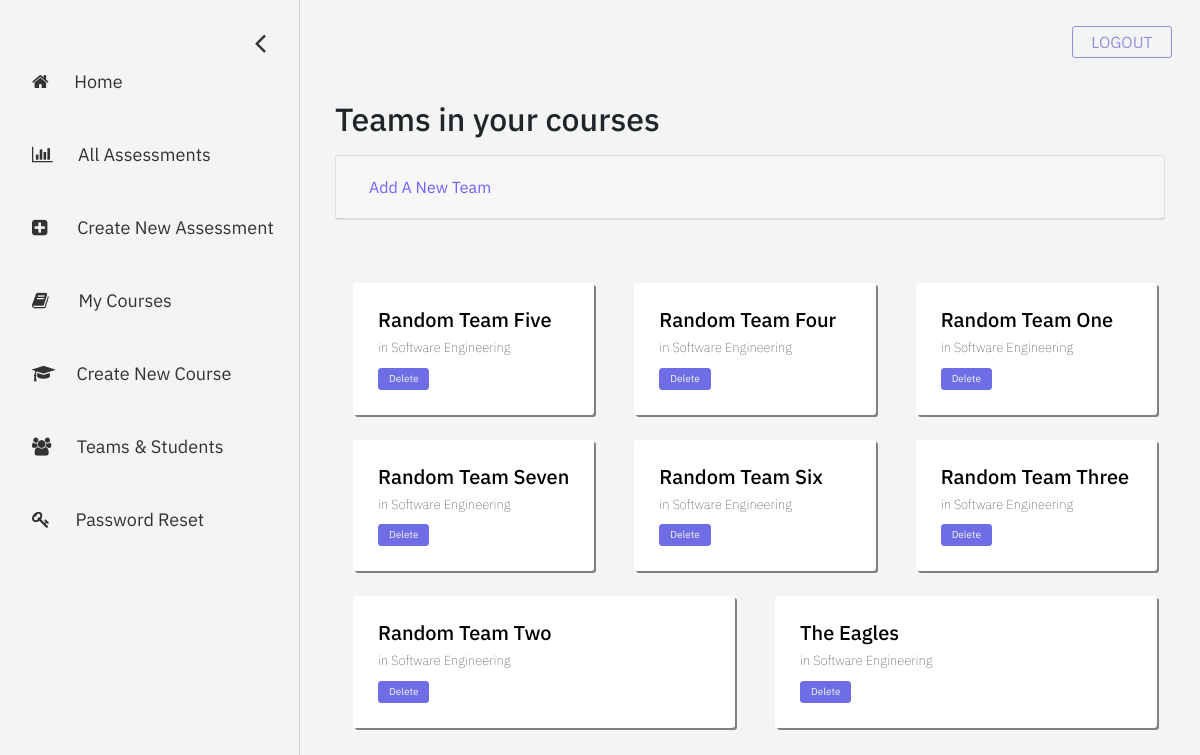
Page /professor/teams-students (signed in) on the earlier database version.
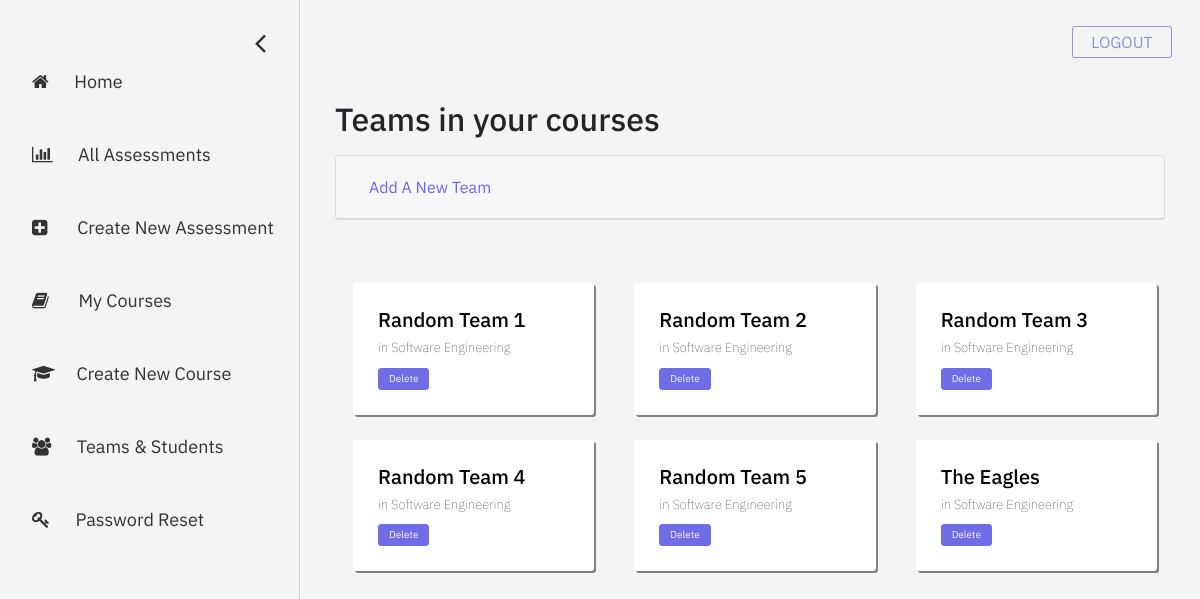
Same page on the later database version.
### registration/models.py (models this page shows)
class Team(models.Model):
    team_name = models.CharField("team name", max_length=60)
    course = models.ForeignKey(Course, on_delete = models.CASCADE) # a Course object
    student = models.ManyToManyField(User) # a querySet of User objects

class Course(models.Model):
    course_name = models.CharField("course name", max_length=60)
    course_code = models.IntegerField("course code")
    section_number = models.SmallIntegerField("section number")
    year = models.SmallIntegerField("year of realization")
    semester_choices = (
        ('S', 'Spring'),
        ('F', 'Fall'),
    )
    semester = models.CharField("semester of realization", max_length = 1, choices = semester_choices)
    professors = models.ManyToManyField(User)
    students = models.ManyToManyField(User, related_name="students")
    def is_active(self):
        if self.year >= datetime.datetime.now().year: # realization year >= current year
            if self.semester == 'S':
                month = 6
            else:
                month = 12
            if month >= datetime.datetime.now().month: # realization month >= current month
                return True
        return False

### eval_professor/views.py (the view)
# urls.py: path('teams-students', views.teams_students, name='teams-students'),
def teams_students(request):
    team_list = Team.objects.all().order_by('team_name')
    course_list = Course.objects.all() # this info is needed for the dropdown select in creating new team
    context = {
        'team_list': team_list,
        'course_list': course_list,
    }
    return render(request, 'eval_professor/teams-students.html', context = context)

### eval_professor/templates/eval_professor/teams-students.html (shortened to what this page needs)
{% extends 'eval_professor/base-sidebar.html'%}
{% load static %}
{% block content%}
	<div id="main">
		<div class="container">
			<h2>Teams in your courses</h2>
			<div style="margin-top: 2%;" id="accordion">
				<div class="card">
				  <div class="card-header" id="headingOne">
					<h5 class="mb-0">
					  <button style="color: #6C63FF;" class="btn btn-link" data-toggle="collapse" data-target="#collapseOne" aria-expanded="true" aria-controls="collapseOne">
						Add A New Team
					  </button>
					</h5>
				  </div>
				</div>
			  </div>
		</div>
		<div class="container">
			<div class="row">
				{% for team in team_list|dictsort:"course.id" %}
					{% if request.user in team.course.professors.all %}
						<div class="col course-box">
							<h3 style="font-size: 20px;"> {{team.team_name}}</h3>
							<h4 style="font-size: 13px;"> in {{team.course.course_name}}</h4>
							<a style="font-size: 10px; padding: 10px;" class="buttons purple delete-btn" href="{% url 'delete_team' team_id=team.id %}">Delete</a>
						</div>
					{% endif %}
				{% endfor %}
			</div>
		</div>
	</div>
{% endblock %}

### eval_professor/templates/eval_professor/base-sidebar.html (shortened to what this page needs)
<!doctype html>
<html lang="en">
  <head>
	{% load static %}
	<link rel="stylesheet" href="https://stackpath.bootstrapcdn.com/bootstrap/4.1.3/css/bootstrap.min.css">
	<link rel="stylesheet" href="https://cdnjs.cloudflare.com/ajax/libs/font-awesome/4.7.0/css/font-awesome.min.css">
	<link rel="stylesheet" href="{% static 'eval_professor/css/base-sidebar.css' %}">
	<link rel="stylesheet" href="{% static 'eval_professor/css/my-courses.css' %}">
  </head>
<body>
	<div id="mySidenav" class="sidenav">
		<a href="javascript:void(0)" class="closebtn" onclick="closeNav()"><i class = "fa fa-angle-left"></i></a>
		<a href="{% url 'professor-dashboard' %}">
			<i class = "fa fa-home"></i> &nbsp;&nbsp;&nbsp;&nbsp;&nbsp;Home
		</a>
		<a href="{% url 'all-assessments' %}">
			<i class = "fa fa-bar-chart"></i> &nbsp;&nbsp;&nbsp;&nbsp;&nbsp;All Assessments
		</a>
		<a href="{% url 'create-new-assessment' %}">
			<i class = "fa fa-plus-square"></i> &nbsp;&nbsp;&nbsp;&nbsp;&nbsp;&nbsp;Create New Assessment
		</a>
		<a href="{% url 'my-courses' %}">
			<i class = "fa fa-book"></i> &nbsp;&nbsp;&nbsp;&nbsp;&nbsp;&nbsp;My Courses
		</a>
		<a href="{% url 'create-new-course' %}">
			<i class = "fa fa-graduation-cap"></i> &nbsp;&nbsp;&nbsp;&nbsp;Create New Course
		</a>
		<a href="{% url 'teams-students' %}">
			<i class = "fa fa-group"></i> &nbsp;&nbsp;&nbsp;&nbsp;&nbsp;Teams & Students
		</a>
		<a href="{% url 'password-reset' %}">
			<i class = "fa fa-key"></i> &nbsp;&nbsp;&nbsp;&nbsp;&nbsp;Password Reset
		</a>
	</div>
	<span id="menu" class="menu" style="font-size:20px;cursor:pointer" onclick="openNav()">&nbsp;&nbsp;Menu</span>
	<div class="logout_btn_container">
		<a href = "{% url 'log_out' %}" class="logout-btn">LOGOUT</a>
	</div>
    {% block content%}
    {% endblock %}
</body>
</html>

### eval_professor/static/eval_professor/css/base-sidebar.css (style rules this page uses)
body { font-family: 'IBM Plex Sans', sans-serif; background-color: #f3f4f4; }
.sidenav { height: 100%; width: 0px; position: fixed; z-index: 1; top: 0; left: 0; background-color: #f3f4f4; overflow-x: hidden; padding-top: 60px; transition: 0.5s; border-right: 1px solid lightgray; }
.sidenav a { padding: 8px 8px 8px 32px; text-decoration: none; font-size: 18px; color: #323232; display: block; transition: 0.3s; margin-bottom: 30px; }
.sidenav .closebtn { position: absolute; top: 0; right: 25px; font-size: 32px; margin-left: 50px; margin-bottom: 100px; margin-top: 10px; }
#main { transition: margin-left .5s; padding: 20px; }
.menu { top: 0px; left: 15px; font-size: 5px; position: relative; line-height: 80px; padding: 8px; -moz-border-radius: 100px; border-radius: 100px; text-align: center; }
.logout-btn { position: absolute; top: 26px; right: 28px; -webkit-border-radius: 3px; -moz-border-radius: 3px; border-radius: 3px; border: 1px solid #9391de; height: 0px; line-height: 0px; color: #9391de; font-size: 16px; padding: 15px; background-color: #f3f4f4; display: inline-block; cursor: pointer; text-align: center; width: 100px; text-decoration: none; }
.row { position: relative; top: 20px; padding: 8px; margin-top: 10px; margin-bottom: 45px; }
.col { position: relative; width: 60px; background-color: white; padding: 8px; margin-left: 25px; margin-right: 25px; border-radius: 3px; box-shadow: 0.5px 0.5px; }
.buttons { -webkit-border-radius: 3px; -moz-border-radius: 3px; border-radius: 3px; line-height: 0px; color: #f3f4f4; padding: 20px; display: inline-block; cursor: pointer; text-align: center; text-decoration: none; }
.purple { border: 1px solid #6f6de5; background-color: #6f6de5; }

### eval_professor/static/eval_professor/css/my-courses.css (style rules this page uses)
.course-box { width: 90% !important; background-color: white; color: black; padding: 25px; margin-right: 15px; margin-top: 25px; border-radius: 3px; box-shadow: 2px 2px grey; }
h4 { font-weight: 80; margin-right: 5%; }

Differences in the rows shown:
removed Team: team_name "Random Team Five", course.course_name "Software Engineering"
removed Team: team_name "Random Team Four", course.course_name "Software Engineering"
removed Team: team_name "Random Team One", course.course_name "Software Engineering"
removed Team: team_name "Random Team Seven", course.course_name "Software Engineering"
removed Team: team_name "Random Team Six", course.course_name "Software Engineering"
removed Team: team_name "Random Team Three", course.course_name "Software Engineering"
removed Team: team_name "Random Team Two", course.course_name "Software Engineering"
added Team: team_name "Random Team 1", course.course_name "Software Engineering"
added Team: team_name "Random Team 2", course.course_name "Software Engineering"
added Team: team_name "Random Team 3", course.course_name "Software Engineering"
added Team: team_name "Random Team 4", course.course_name "Software Engineering"
added Team: team_name "Random Team 5", course.course_name "Software Engineering"
